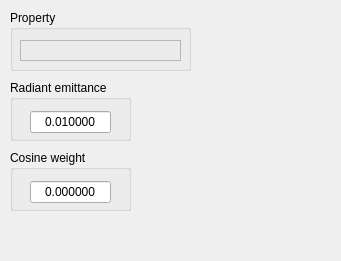
<?xml version="1.0" encoding="UTF-8"?>
<ui version="4.0">
 <class>CosineWeightedLightWidget</class>
 <widget class="QWidget" name="CosineWeightedLightWidget">
  <property name="geometry">
   <rect>
    <x>0</x>
    <y>0</y>
    <width>341</width>
    <height>261</height>
   </rect>
  </property>
  <property name="windowTitle">
   <string>Form</string>
  </property>
  <widget class="QGroupBox" name="radiant_emittance_box">
   <property name="geometry">
    <rect>
     <x>10</x>
     <y>80</y>
     <width>121</width>
     <height>61</height>
    </rect>
   </property>
   <property name="title">
    <string>Radiant emittance</string>
   </property>
   <widget class="QDoubleSpinBox" name="radiant_emittance_spinbox">
    <property name="geometry">
     <rect>
      <x>20</x>
      <y>30</y>
      <width>81</width>
      <height>24</height>
     </rect>
    </property>
    <property name="alignment">
     <set>Qt::AlignCenter</set>
    </property>
    <property name="buttonSymbols">
     <enum>QAbstractSpinBox::NoButtons</enum>
    </property>
    <property name="keyboardTracking">
     <bool>false</bool>
    </property>
    <property name="decimals">
     <number>6</number>
    </property>
    <property name="minimum">
     <double>0.000000000000000</double>
    </property>
    <property name="maximum">
     <double>100000.000000000000000</double>
    </property>
    <property name="value">
     <double>0.010000000000000</double>
    </property>
   </widget>
  </widget>
  <widget class="QGroupBox" name="property_box">
   <property name="geometry">
    <rect>
     <x>10</x>
     <y>10</y>
     <width>181</width>
     <height>61</height>
    </rect>
   </property>
   <property name="title">
    <string>Property</string>
   </property>
   <widget class="QFrame" name="property_frame">
    <property name="geometry">
     <rect>
      <x>10</x>
      <y>30</y>
      <width>161</width>
      <height>21</height>
     </rect>
    </property>
    <property name="frameShape">
     <enum>QFrame::StyledPanel</enum>
    </property>
    <property name="frameShadow">
     <enum>QFrame::Raised</enum>
    </property>
   </widget>
  </widget>
  <widget class="QGroupBox" name="cosine_weight_box">
   <property name="enabled">
    <bool>true</bool>
   </property>
   <property name="geometry">
    <rect>
     <x>10</x>
     <y>150</y>
     <width>121</width>
     <height>61</height>
    </rect>
   </property>
   <property name="title">
    <string>Cosine weight</string>
   </property>
   <widget class="QDoubleSpinBox" name="cosine_weight_spinbox">
    <property name="geometry">
     <rect>
      <x>20</x>
      <y>30</y>
      <width>81</width>
      <height>24</height>
     </rect>
    </property>
    <property name="alignment">
     <set>Qt::AlignCenter</set>
    </property>
    <property name="buttonSymbols">
     <enum>QAbstractSpinBox::NoButtons</enum>
    </property>
    <property name="keyboardTracking">
     <bool>false</bool>
    </property>
    <property name="decimals">
     <number>6</number>
    </property>
    <property name="maximum">
     <double>100000.000000000000000</double>
    </property>
   </widget>
  </widget>
 </widget>
 <resources/>
 <connections/>
</ui>
